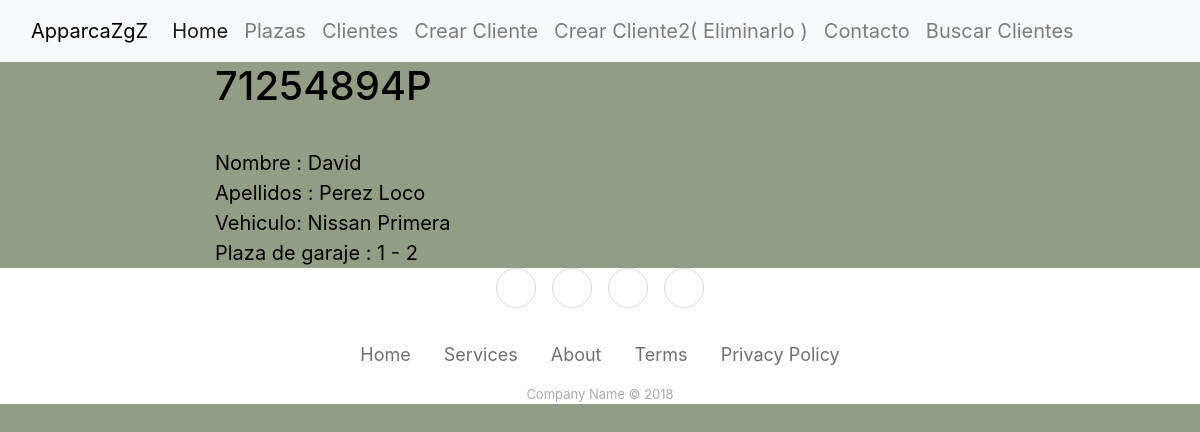
/parking/cliente/71254894P, run on the app's committed database.
### parking/models.py (models this page shows, shortened)
class Cliente(models.Model):
    dni = models.CharField(primary_key=True, max_length=9)
    nombre = models.CharField(max_length=30)
    apellidos = models.CharField(max_length=100)
    vehiculo = models.CharField(max_length=100)
    plaza = models.ForeignKey(Plaza, on_delete=models.RESTRICT,null=True,blank=True)
    class Meta:
        pass

class Plaza(models.Model):
    planta = models.IntegerField(blank=False,null=False)
    numero = models.IntegerField(blank=False,null=False)
    def __str__(self):
        return f'{self.planta} - {self.numero}'
    class Meta:
        pass

### parking/views.py (the view)
# urls.py: path('cliente/<str:pk>', ClienteDetailView.as_view(), name='info_cliente'),
class ClienteDetailView(generic.DetailView):
    model = Cliente

### parking/templates/parking/cliente_detail.html (shortened to what this page needs)
{% extends "base.html" %}
{% block content %}
  <h1>{{cliente.dni}}</h1>
  <br>Nombre : {{cliente.nombre}}
  <br>Apellidos : {{cliente.apellidos}}
  <br>Vehiculo: {{cliente.vehiculo}}
{% if cliente.plaza == None %}
  <br>Plaza de garaje : No tiene plaza
{% else %}
  <br>Plaza de garaje : {{cliente.plaza}}
{% endif %}
{% endblock %}

### parking/static/css/styles.css (style rules this page uses)
body { color: black; font-size: 20px; background-color: rgb(147, 157, 133); }

### data on the page
Cliente: dni "71254894P", nombre "David", apellidos "Perez Loco", vehiculo "Nissan Primera", plaza "1 - 2"
